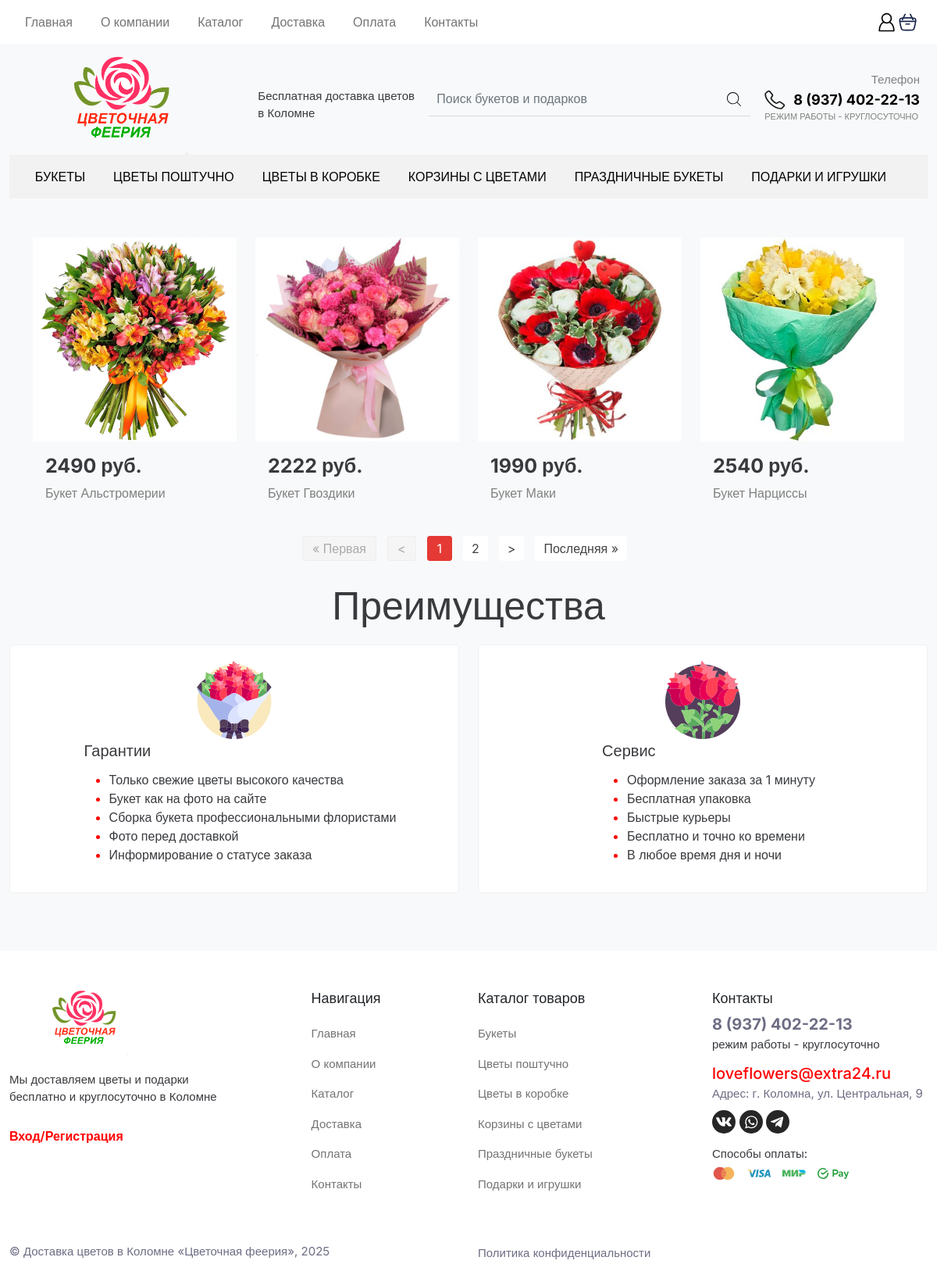
Screenshot of /catalog.php with the database file from the repository.
### tables this page shows
CREATE TABLE `Products` (
  `id` int NOT NULL,
  `name` varchar(55) NOT NULL,
  `Price` varchar(10) NOT NULL,
  `category_id` int NOT NULL,
  `description` text NOT NULL,
  `image` varchar(255) NOT NULL,
  `created` datetime NOT NULL
);

### objects/product.php (called while the page is built, shortened)
<?php
class Product
{
    private $conn;
    private $table_name = "Products";
    public function __construct($db)
    {
        $this->conn = $db;
    }
    function readAll($from_record_num, $records_per_page, $category_id = null)
    {
        $query = "SELECT
                    id, name, description, price, category_id, image
                FROM
                    " . $this->table_name;
        $query .= " ORDER BY name ASC
                    LIMIT
                    {$from_record_num}, {$records_per_page}";
        $stmt = $this->conn->prepare($query);
        $stmt->execute();
        return $stmt;
    }
}

### read_template.php (the view, shortened to what this page needs)
<?php
include_once "objects/product.php";
$database = new Database();
$db = $database->getConnection();
$product = new Product($db);
$page = isset($_GET['page']) ? $_GET['page'] : 1;
$records_per_page = 4;
$start_from = ($page - 1) * $records_per_page;
$stmt = $product->readAll($start_from, $records_per_page);
if ($stmt->rowCount() > 0) {
    echo "<div class='container'>";
    echo "<div class='row'>";
    while ($row = $stmt->fetch(PDO::FETCH_ASSOC)) {
        echo "<div class='col-lg-3 col-md-4 col-sm-6 col-12'>";
        echo "<div class='card border-0'>";
        if (isset($row['image']) && !empty($row['image'])) {
            echo "<a href='read_product.php?id={$row['id']}' class='card-photo'><img src='uploads/{$row['image']}' class='card-img-top'></a>";
        } else {
            echo "Изображение не найдено.";
        }
        echo "<div class='card-body bg-light text-start'>";
        echo "<h5 class='card-title' style='font-size:25px; font-weight:700; text-align:left;'>{$row['price']} руб.</h5>";
        echo "<p class='card-text'><a href='#' style='text-decoration:none; color:gray;'>{$row['name']}</a></p>";
        echo "</div>";
        echo "</div>";
        echo "</div>";
    }
    echo "</div>";
    echo "</div>";
    include_once "paging.php";
} else {
    echo "<p>Нет доступных товаров.</p>";
}
?>

### css/style.css (style rules this page uses)
* { box-sizing: border-box; }
body { font-family: 'Inter', sans-serif !important; line-height: 1.5 !important; }
.card-title { text-align: center; font-size: 20px; font-weight: 500; color: #383a3e; }
.card-photo { overflow: hidden; }
.card-photo img { transition: 0.5s; }

### rows the page displays
products: image (picture), Price "2490", name "Букет Альстромерии"
products: image (picture), Price "2222", name "Букет Гвоздики"
products: image (picture), Price "1990", name "Букет Маки"
products: image (picture), Price "2540", name "Букет Нарциссы"
